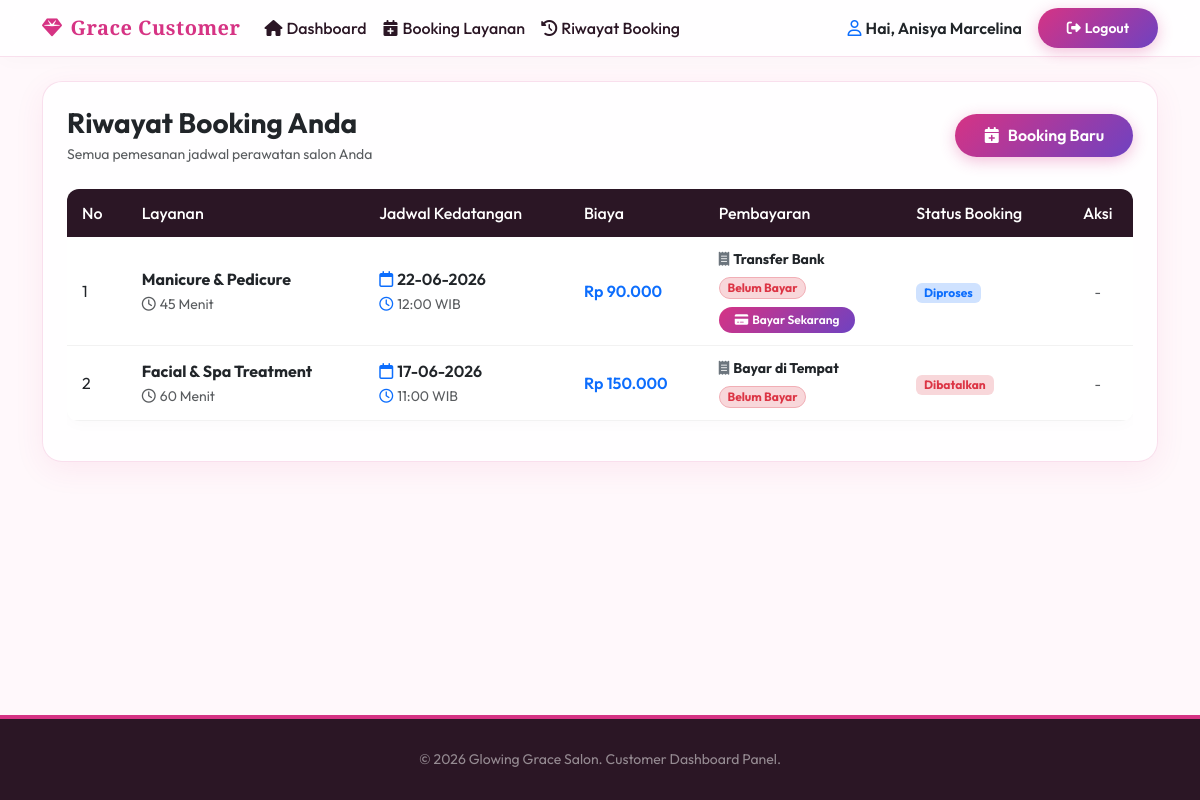
Screenshot of /bookingan_salon/customer/riwayat.php (signed in) with the database file from the repository.
### tables this page shows
CREATE TABLE `booking` (
  `id` int(11) NOT NULL,
  `user_id` int(11) NOT NULL,
  `layanan_id` int(11) NOT NULL,
  `tanggal_booking` date NOT NULL,
  `jam_booking` time NOT NULL,
  `status` enum('Menunggu','Diproses','Selesai','Dibatalkan') DEFAULT 'Menunggu',
  `created_at` timestamp NOT NULL DEFAULT current_timestamp(),
  `metode_pembayaran` varchar(50) NOT NULL DEFAULT 'Bayar di Tempat',
  `bukti_pembayaran` varchar(255) DEFAULT NULL,
  `status_pembayaran` enum('Belum Bayar','Menunggu Verifikasi','Lunas','Batal') DEFAULT 'Belum Bayar'
);

CREATE TABLE `layanan` (
  `id` int(11) NOT NULL,
  `nama_layanan` varchar(100) NOT NULL,
  `harga` decimal(10,2) NOT NULL,
  `durasi` int(11) NOT NULL COMMENT 'duration in minutes',
  `deskripsi` text DEFAULT NULL,
  `gambar` varchar(255) DEFAULT NULL,
  `created_at` timestamp NOT NULL DEFAULT current_timestamp()
);

### bookingan_salon/customer/riwayat.php (the view, shortened to what this page needs)
<?php
require_once '../config/database.php';
$user_id = $_SESSION['user_id'];
try {
    $stmt = $pdo->prepare("
        SELECT b.*, l.nama_layanan, l.harga, l.durasi
        FROM booking b
        JOIN layanan l ON b.layanan_id = l.id
        WHERE b.user_id = ?
        ORDER BY b.tanggal_booking DESC, b.jam_booking DESC
    ");
    $stmt->execute([$user_id]);
    $bookings = $stmt->fetchAll();
} catch (PDOException $e) {
    $bookings = [];
    $error = 'Gagal mengambil data riwayat: ' . $e->getMessage();
}
include '../templates/customer_header.php';
?>
<div class="row">
    <div class="col-12">
        <div class="card card-salon p-4">
            <div class="d-flex justify-content-between align-items-center mb-4 flex-wrap gap-2">
                <div>
                    <h3 class="fw-bold font-outfit mb-1">Riwayat Booking Anda</h3>
                    <p class="text-muted small mb-0 font-outfit">Semua pemesanan jadwal perawatan salon Anda</p>
                </div>
                <a href="booking.php" class="btn btn-salon">
                    <i class="fa-solid fa-calendar-plus me-2"></i>Booking Baru
                </a>
            </div>
            <?php if (empty($bookings)): ?>
                <div class="text-center py-5 text-muted">
                    <i class="fa-regular fa-calendar-times fa-3x mb-3 text-muted"></i>
                    <p class="mb-0">Belum ada riwayat pemesanan layanan.</p>
                </div>
            <?php else: ?>
                <div class="table-responsive">
                    <table class="table table-salon align-middle">
                        <thead>
                            <tr>
                                <th>No</th>
                                <th>Layanan</th>
                                <th>Jadwal Kedatangan</th>
                                <th>Biaya</th>
                                <th>Pembayaran</th>
                                <th>Status Booking</th>
                                <th class="text-center">Aksi</th>
                            </tr>
                        </thead>
                        <tbody>
                            <?php $no = 1; foreach ($bookings as $b): ?>
                                <?php
                                $status_class = '';
                                if ($b['status'] === 'Menunggu') $status_class = 'badge bg-secondary-subtle text-secondary';
                                elseif ($b['status'] === 'Diproses') $status_class = 'badge bg-primary-subtle text-primary';
                                elseif ($b['status'] === 'Selesai') $status_class = 'badge bg-success-subtle text-success';
                                elseif ($b['status'] === 'Dibatalkan') $status_class = 'badge bg-danger-subtle text-danger';
                                ?>
                                <tr>
                                    <td><?= $no++; ?></td>
                                    <td>
                                        <div class="fw-bold text-dark"><?= htmlspecialchars($b['nama_layanan']); ?></div>
                                        <small class="text-muted"><i class="fa-regular fa-clock me-1"></i><?= $b['durasi']; ?> Menit</small>
                                    </td>
                                    <td>
                                        <div class="font-outfit text-dark fw-semibold"><i class="fa-regular fa-calendar me-1 text-primary"></i><?= date('d-m-Y', strtotime($b['tanggal_booking'])); ?></div>
                                        <small class="text-muted font-outfit"><i class="fa-regular fa-clock me-1 text-primary"></i><?= date('H:i', strtotime($b['jam_booking'])); ?> WIB</small>
                                    </td>
                                    <td class="fw-semibold text-primary font-outfit">
                                        Rp <?= number_format($b['harga'], 0, ',', '.'); ?>
                                    </td>
                                    <td>
                                        <div class="small font-outfit fw-bold text-dark mb-1"><i class="fa-solid fa-receipt me-1 text-secondary"></i><?= htmlspecialchars($b['metode_pembayaran']); ?></div>
                                        <?php
                                        $pay_status_class = '';
                                        if ($b['status_pembayaran'] === 'Belum Bayar') $pay_status_class = 'badge bg-danger-subtle text-danger border border-danger-subtle';
                                        elseif ($b['status_pembayaran'] === 'Menunggu Verifikasi') $pay_status_class = 'badge bg-warning-subtle text-warning border border-warning-subtle';
                                        elseif ($b['status_pembayaran'] === 'Lunas') $pay_status_class = 'badge bg-success-subtle text-success border border-success-subtle';
                                        elseif ($b['status_pembayaran'] === 'Batal') $pay_status_class = 'badge bg-secondary-subtle text-secondary border border-secondary-subtle';
                                        ?>
                                        <span class="font-outfit small rounded-pill px-2.5 py-1 <?= $pay_status_class; ?>"><?= $b['status_pembayaran']; ?></span>
                                        <?php if (in_array($b['metode_pembayaran'], ['Transfer Bank', 'QRIS']) && in_array($b['status_pembayaran'], ['Belum Bayar', 'Batal']) && $b['status'] !== 'Dibatalkan'): ?>
                                            <button type="button"
                                                    class="btn btn-sm btn-salon py-1 px-3 mt-2 font-outfit rounded-pill small d-block"
                                                    style="font-size: 0.75rem; box-shadow: none;"
                                                    data-bs-toggle="modal"
                                                    data-bs-target="#paymentModal<?= $b['id']; ?>">
                                                <i class="fa-solid fa-credit-card me-1"></i>Bayar Sekarang
                                            </button>
                                        <?php endif; ?>
                                    </td>
                                    <td>
                                        <span class="<?= $status_class; ?>"><?= $b['status']; ?></span>
                                    </td>
                                    <td class="text-center">
                                        <?php if ($b['status'] === 'Menunggu'): ?>
                                            <a href="riwayat.php?action=cancel&id=<?= $b['id']; ?>"
                                               class="btn btn-sm btn-outline-danger font-outfit px-3 py-1 rounded-pill small"
                                               onclick="return confirm('Apakah Anda yakin ingin membatalkan booking ini?');">
                                                <i class="fa-solid fa-xmark me-1"></i>Batalkan
                                            </a>
                                        <?php else: ?>
                                            <span class="text-muted small italic">-</span>
                                        <?php endif; ?>
                                    </td>
                                </tr>
                            <?php endforeach; ?>
                        </tbody>
                    </table>
                </div>
            <?php endif; ?>
        </div>
    </div>
</div>
<?php include '../templates/customer_footer.php'; ?>

### bookingan_salon/assets/css/style.css (style rules this page uses)
:root { --primary-color: #d63384; --secondary-color: #6f42c1; --accent-color: #fd7e14; --bg-light: #fff8fb; --dark-color: #2b1625; --card-shadow: 0 8px 30px rgba(214, 51, 132, 0.08); --glass-bg: rgba(255, 255, 255, 0.85); --glass-border: rgba(214, 51, 132, 0.15); --transition: all 0.3s cubic-bezier(0.4, 0, 0.2, 1); }
body { background-color: var(--bg-light); color: var(--dark-color); font-family: 'Outfit', 'Inter', -apple-system, BlinkMacSystemFont, "Segoe UI", Roboto, sans-serif; min-height: 100vh; display: flex; flex-direction: column; }
h1, h2, h3, h4, h5, h6 { font-family: 'Playfair Display', serif; font-weight: 700; }
.font-outfit { font-family: 'Outfit', sans-serif; }
.btn-salon { background: linear-gradient(135deg, var(--primary-color) 0%, var(--secondary-color) 100%); color: white; border: none; border-radius: 30px; padding: 0.6rem 1.8rem; font-weight: 600; box-shadow: 0 4px 15px rgba(214, 51, 132, 0.3); transition: var(--transition); }
.card-salon { background: var(--glass-bg); backdrop-filter: blur(8px); border: 1px solid var(--glass-border); border-radius: 20px; box-shadow: var(--card-shadow); transition: var(--transition); overflow: hidden; }
.table-salon { background: white; border-radius: 12px; overflow: hidden; box-shadow: 0 4px 15px rgba(0,0,0,0.02); }
.table-salon th { background-color: var(--dark-color); color: white; font-family: 'Outfit', sans-serif; font-weight: 500; border: none; padding: 12px 15px; }
.table-salon td { padding: 12px 15px; vertical-align: middle; border-bottom: 1px solid rgba(0,0,0,0.05); }

### rows the page displays
booking: layanan.nama_layanan "Manicure & Pedicure", layanan.durasi "45", tanggal_booking "22-06-2026", jam_booking "12:00", layanan.harga "90.000", metode_pembayaran "Transfer Bank", status_pembayaran "Belum Bayar", status "Diproses"
booking: layanan.nama_layanan "Facial & Spa Treatment", layanan.durasi "60", tanggal_booking "17-06-2026", jam_booking "11:00", layanan.harga "150.000", metode_pembayaran "Bayar di Tempat", status_pembayaran "Belum Bayar", status "Dibatalkan"

### other values shown
$_SESSION['nama'] "Anisya Marcelina"
